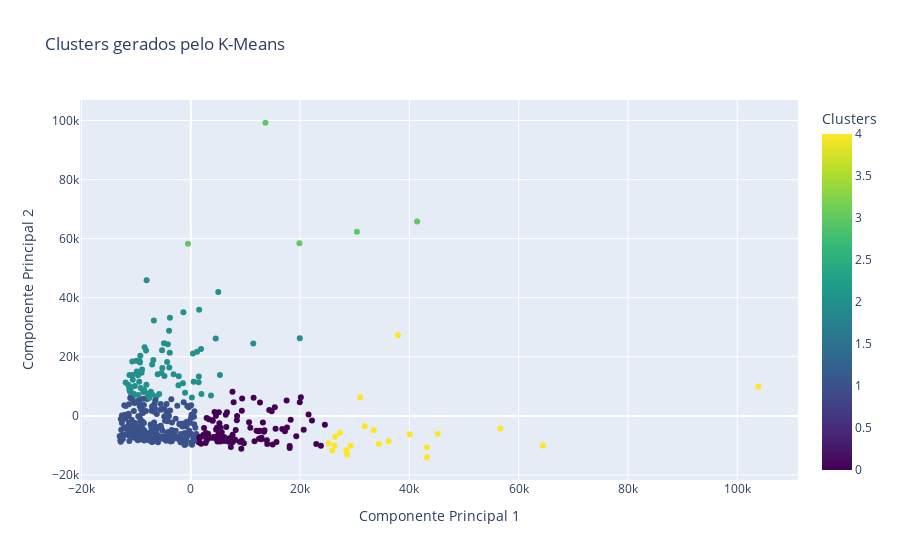

The notebook cell this image was saved under:
### Code cell
import plotly.express as px

fig = px.scatter(df_pca_df, x='PC1', y='PC2', color='Clusters', title="Clusters gerados pelo K-Means",
                 labels={'PC1': 'Componente Principal 1', 'PC2': 'Componente Principal 2', 'Cluster': 'Cluster'},
                 color_continuous_scale='Viridis')

# Mostrar o gráfico
fig.show()

### Figure 1 — Plotly figure (JSON) as saved in the notebook; plotly's stock layout.template omitted (floating-point values rounded to 4 significant figures; data arrays with more than 128 entries replaced by an {"elided": "..."} marker saying what was removed)
{"data": [{"hovertemplate": "Componente Principal 1=%{x}<br>Componente Principal 2=%{y}<br>Clusters=%{marker.color}<extra></extra>", "legendgroup": "", "marker": {"color": {"elided": "440 int values"}, "coloraxis": "coloraxis", "symbol": "circle"}, "mode": "markers", "name": "", "orientation": "v", "showlegend": false, "type": "scatter", "x": {"elided": "440 float values"}, "xaxis": "x", "y": {"elided": "440 float values"}, "yaxis": "y"}], "layout": {"coloraxis": {"colorbar": {"title": {"text": "Clusters"}}, "colorscale": [[0, "#440154"], [0.1111, "#482878"], [0.2222, "#3e4989"], [0.3333, "#31688e"], [0.4444, "#26828e"], [0.5556, "#1f9e89"], [0.6667, "#35b779"], [0.7778, "#6ece58"], [0.8889, "#b5de2b"], [1, "#fde725"]]}, "legend": {"tracegroupgap": 0}, "title": {"text": "Clusters gerados pelo K-Means"}, "xaxis": {"anchor": "y", "domain": [0, 1], "title": {"text": "Componente Principal 1"}}, "yaxis": {"anchor": "x", "domain": [0, 1], "title": {"text": "Componente Principal 2"}}}}
